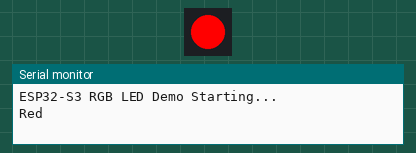
Bench run of a sketch on a simulated ESP32-S3. Parts: 1 RGB LEDs in strip order, left to right, the last lines printed to the serial monitor.

Above: at 0.1 s.
At 4.1 s:
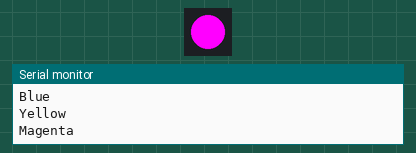
At 8.1 s:
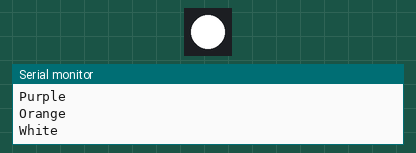
At 34.1 s:
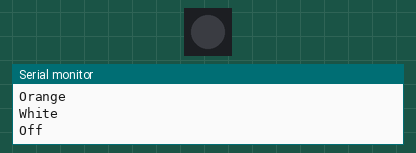
Timing chart, 0 to 40.0 s (numbered marks = the images above):
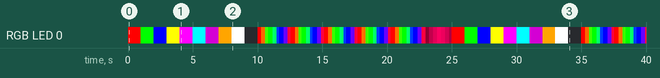

Measured:
- by itself, RGB LED 0: off → RGB(255, 0, 0) at 0.00 s, → RGB(0, 255, 0) 1.0 s later, → RGB(0, 0, 255) 1.0 s later, → RGB(255, 255, 0) 1.0 s later, … (90 changes in this stretch)

The sketch:

s3-onboard-led.ino
```cpp
// Requires Adafruit DAM neopixel library

#include <Adafruit_NeoPixel.h>

// Define the pin connected to the RGB LED
// Common pins for ESP32-S3 dev boards: 38, 48, or 2
// Check your specific board's documentation
#define RGB_LED_PIN 48
#define NUM_PIXELS 1

// Create NeoPixel object
Adafruit_NeoPixel pixels(NUM_PIXELS, RGB_LED_PIN, NEO_GRB + NEO_KHZ800);

void setup() {
  Serial.begin(115200);
  pixels.begin(); // Initialize the NeoPixel library
  pixels.clear(); // Turn off the LED initially
  pixels.show();

  Serial.println("ESP32-S3 RGB LED Demo Starting...");
}

void loop() {
  // Cycle through different colors

  // Red
  setColor(255, 0, 0);
  Serial.println("Red");
  delay(1000);

  // Green
  setColor(0, 255, 0);
  Serial.println("Green");
  delay(1000);

  // Blue
  setColor(0, 0, 255);
  Serial.println("Blue");
  delay(1000);

  // Yellow (Red + Green)
  setColor(255, 255, 0);
  Serial.println("Yellow");
  delay(1000);

  // Magenta (Red + Blue)
  setColor(255, 0, 255);
  Serial.println("Magenta");
  delay(1000);

  // Cyan (Green + Blue)
  setColor(0, 255, 255);
  Serial.println("Cyan");
  delay(1000);

  // Purple
  setColor(128, 0, 128);
  Serial.println("Purple");
  delay(1000);

  // Orange
  setColor(255, 165, 0);
  Serial.println("Orange");
  delay(1000);

  // White
  setColor(255, 255, 255);
  Serial.println("White");
  delay(1000);

  // Turn off
  setColor(0, 0, 0);
  Serial.println("Off");
  delay(1000);

  // Rainbow effect
  rainbow(10);

  // Breathing effect
  breathingEffect(255, 0, 100, 50); // Red breathing
}

// Function to set RGB color
void setColor(uint8_t red, uint8_t green, uint8_t blue) {
  pixels.setPixelColor(0, pixels.Color(red, green, blue));
  pixels.show();
}

// Rainbow cycling effect
void rainbow(int wait) {
  Serial.println("Rainbow effect");
  for(long firstPixelHue = 0; firstPixelHue < 5*65536; firstPixelHue += 256) {
    int pixelHue = firstPixelHue;
    pixels.setPixelColor(0, pixels.gamma32(pixels.ColorHSV(pixelHue)));
    pixels.show();
    delay(wait);
  }
}

// Breathing effect
void breathingEffect(uint8_t red, uint8_t green, uint8_t blue, int steps) {
  Serial.println("Breathing effect");

  // Fade in
  for(int brightness = 0; brightness <= 255; brightness += (255/steps)) {
    uint8_t r = (red * brightness) / 255;
    uint8_t g = (green * brightness) / 255;
    uint8_t b = (blue * brightness) / 255;
    setColor(r, g, b);
    delay(20);
  }

  // Fade out
  for(int brightness = 255; brightness >= 0; brightness -= (255/steps)) {
    uint8_t r = (red * brightness) / 255;
    uint8_t g = (green * brightness) / 255;
    uint8_t b = (blue * brightness) / 255;
    setColor(r, g, b);
    delay(20);
  }
}
```
